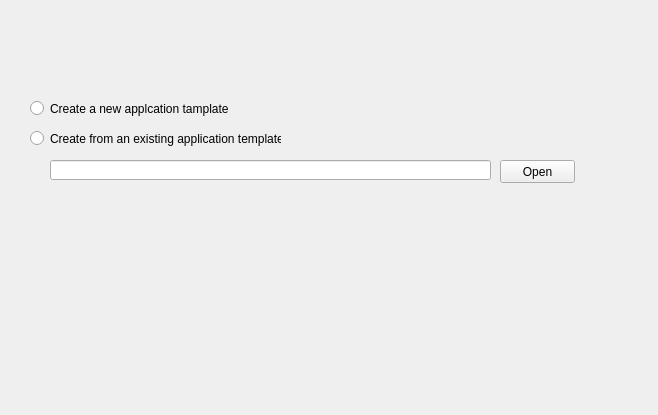
<?xml version="1.0" encoding="UTF-8"?>
<ui version="4.0">
 <class>UI_FirstPage</class>
 <widget class="QWizardPage" name="UI_FirstPage">
  <property name="geometry">
   <rect>
    <x>0</x>
    <y>0</y>
    <width>658</width>
    <height>415</height>
   </rect>
  </property>
  <property name="windowTitle">
   <string>WizardPage</string>
  </property>
  <widget class="QRadioButton" name="btn_create">
   <property name="geometry">
    <rect>
     <x>30</x>
     <y>100</y>
     <width>201</width>
     <height>17</height>
    </rect>
   </property>
   <property name="text">
    <string>Create a new applcation tamplate</string>
   </property>
  </widget>
  <widget class="QRadioButton" name="btn_modify">
   <property name="geometry">
    <rect>
     <x>30</x>
     <y>130</y>
     <width>251</width>
     <height>17</height>
    </rect>
   </property>
   <property name="text">
    <string>Create from an existing application template</string>
   </property>
  </widget>
  <widget class="QLineEdit" name="editFolder">
   <property name="geometry">
    <rect>
     <x>50</x>
     <y>160</y>
     <width>441</width>
     <height>20</height>
    </rect>
   </property>
  </widget>
  <widget class="QPushButton" name="btnOpen">
   <property name="geometry">
    <rect>
     <x>500</x>
     <y>160</y>
     <width>75</width>
     <height>23</height>
    </rect>
   </property>
   <property name="text">
    <string>Open</string>
   </property>
  </widget>
 </widget>
 <resources/>
 <connections/>
</ui>
